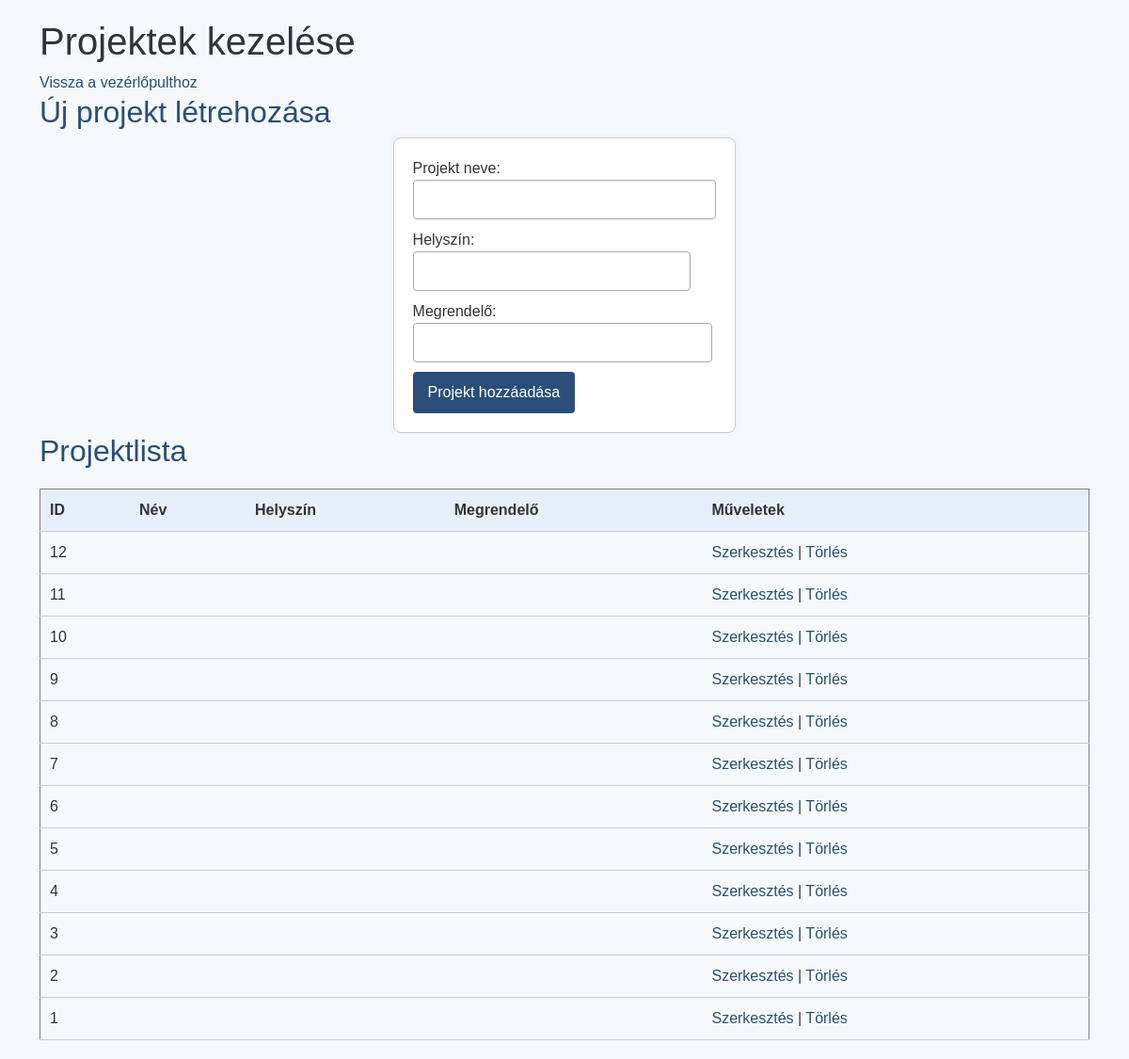
/projects.php (signed in), run on the app's committed database.
### tables this page shows
CREATE TABLE `projects` (
  `id` int(11) NOT NULL,
  `project_name` varchar(150) NOT NULL,
  `client_name` varchar(150) NOT NULL,
  `address` varchar(255) NOT NULL,
  `cadastral_number` varchar(50) DEFAULT NULL,
  `template_type` varchar(100) NOT NULL,
  `munka_targya` varchar(255) DEFAULT NULL,
  `hatarido` date DEFAULT NULL,
  `flags` longtext DEFAULT NULL CHECK (json_valid(`flags`)),
  `created_by` int(11) NOT NULL,
  `created_at` timestamp NOT NULL DEFAULT current_timestamp(),
  `ellenorzo_status` varchar(50) DEFAULT NULL,
  `ellenorzo_comment` text DEFAULT NULL,
  `project_type` varchar(100) NOT NULL,
  `project_code` varchar(50) NOT NULL,
  `felmero_id` int(11) DEFAULT NULL,
  `kivitelezo_id` int(11) DEFAULT NULL,
  `szerzodo_id` int(11) DEFAULT NULL,
  `status` varchar(50) DEFAULT 'folyamatban',
  `ellenorzo_id` int(11) DEFAULT NULL,
  `title` varchar(255) DEFAULT NULL
);

### projects.php (the view, shortened to what this page needs)
<?php
require_once '../includes/db.php';
$result = $conn->query("SELECT * FROM projects ORDER BY id DESC");
?>
<!DOCTYPE html>
<html lang="hu">
<head>
    <link rel="stylesheet" href="/epito3/assets/bootstrap/bootstrap.min.css">
    <link rel="stylesheet" href="/epito3/assets/css/style.css">
    <title>Projektek kezelése</title></head>
<body>
<div class="container">
    <h1>Projektek kezelése</h1>
    <a href="dashboard.php">Vissza a vezérlőpulthoz</a>
    <h2>Új projekt létrehozása</h2>
    <form method="post">
        <label>Projekt neve: <input type="text" name="title" required></label><br>
        <label>Helyszín: <input type="text" name="location" required></label><br>
        <label>Megrendelő: <input type="text" name="client" required></label><br>
        <button type="submit" name="create">Projekt hozzáadása</button>
    </form>
    <h2>Projektlista</h2>
    <table border="1" cellpadding="5">
        <tr>
            <th>ID</th><th>Név</th><th>Helyszín</th><th>Megrendelő</th><th>Műveletek</th>
        </tr>
        <?php while ($row = $result->fetch_assoc()): ?>
            <tr>
                <td><?= $row['id'] ?></td>
                <td><?= htmlspecialchars($row['title']) ?></td>
                <td><?= htmlspecialchars($row['location']) ?></td>
                <td><?= htmlspecialchars($row['client']) ?></td>
                <td>
                    <a href="project_edit.php?id=<?= $row['id'] ?>">Szerkesztés</a> |
                    <a href="project_delete.php?id=<?= $row['id'] ?>" onclick="return confirm('Biztosan törölni szeretnéd?')">Törlés</a>
                </td>
            </tr>
        <?php endwhile; ?>
    </table>
</div>
</body>
</html>

### assets/css/style.css (style rules this page uses)
body { font-family: Arial, sans-serif; background-color: #f5f9fc; color: #333; margin: 0; padding: 20px; }
h2 { color: #2a4e78; }
a { color: #2a4e78; text-decoration: none; }
form { background-color: #fff; padding: 20px; border: 1px solid #ccc; border-radius: 8px; max-width: max-content; margin: auto; box-shadow: 0 0 10px rgba(0,0,0,0.05); }
input[type="text"], input[type="email"], input[type="password"], input[type="file"], select { width: 100%; padding: 8px; margin-bottom: 10px; border: 1px solid #aaa; border-radius: 4px; }
button { padding: 10px 16px; background-color: #2a4e78; color: white; border: none; border-radius: 4px; cursor: pointer; }
table { width: 100%; border-collapse: collapse; margin-top: 20px; }
th, td { padding: 10px; border-bottom: 1px solid #ccc; }
th { background-color: #e6f0fa; text-align: left; }

### data on the page
projects: id "12"
projects: id "11"
projects: id "10"
projects: id "9"
projects: id "8"
projects: id "7"
projects: id "6"
projects: id "5"
projects: id "4"
projects: id "3"
projects: id "2"
projects: id "1"
